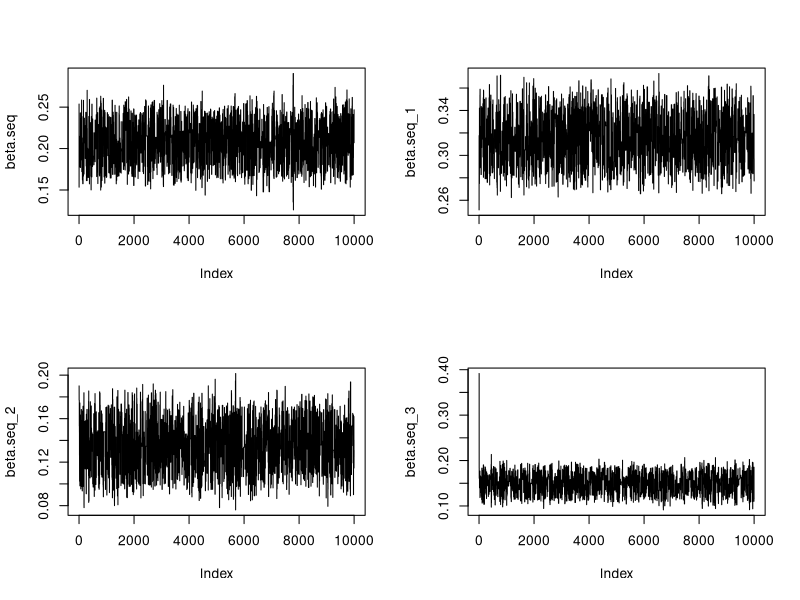

The R source for this figure:
## ---- Default ----
# set random seed
set.seed(10)

## Sample
x <- c(82, 72, 45, 34, 17)

## Distribution Function
p <- function(beta, x) {
  out <-
    (1 - beta) ^ x[2] * (1 - 2 * beta) ^ x[3] *
    beta ^ (x[4] + x[5]) * (beta > 0) * (beta < 0.5) * 1
  out
}

## Probability Function
r <- function(beta_t, y, x) {
  out <- min(1, p(y, x) / p(beta_t, x))
  out
}

## MH Algorithm
rmh <- function(x, iter) {
  beta <- runif(n = 1, min = 0, max = 0.5)
  beta.seq <- c(beta)
  for (i in 1:iter) {
    y <- runif(n = 1, min = 0, max = 0.5)
    if (y <= r(beta, y, x)) {
      beta <- y
    }
    beta.seq <- c(beta.seq, beta)
  }
  beta.seq
}

# Calculate the beta sequence
beta.seq <- rmh(x, 1e4)

# Calculate the posterior mean estimate of beta
beta.bar <- mean(beta.seq[-1:-2e3])
beta.bar

# Calculate the standard error of beta
beta.SE <- sqrt(var(beta.seq[-1:-2e3]) / 8e3)
beta.SE


## ---- Different Init ----
# Generate Different Initial Values
ini.val <- function(m = 250, n = 5) {
  out <-
    diff(c(0, sort(
      sample(
        x = 1:m,
        size = 4,
        replace = FALSE,
        prob = rep(1 / m, m)
      )
    ), m))
  return(out)
}

# Calculate the beta sequence
beta.seq_1 <- rmh(x_1 <- ini.val(), 1e4)
beta.seq_2 <- rmh(x_2 <- ini.val(), 1e4)
beta.seq_3 <- rmh(x_3 <- ini.val(), 1e4)

# Calculate the posterior mean estimate of beta
beta.bar_1 <- mean(beta.seq_1[-1:-2e3])
beta.bar_2 <- mean(beta.seq_2[-1:-2e3])
beta.bar_3 <- mean(beta.seq_3[-1:-2e3])
beta.bar.all <-
  data.frame(
    Default = beta.bar,
    Rand_1 = beta.bar_1,
    Rand_2 = beta.bar_2,
    Rand_3 = beta.bar_3
  )
beta.bar.all

# Calculate the standard error of beta
beta.SE_1 <- sqrt(var(beta.seq_1[-1:-2e3]) / 8e3)
beta.SE_2 <- sqrt(var(beta.seq_2[-1:-2e3]) / 8e3)
beta.SE_3 <- sqrt(var(beta.seq_3[-1:-2e3]) / 8e3)
beta.SE.all <- data.frame(
  Default = beta.SE,
  Rand_1 = beta.SE_1,
  Rand_2 = beta.SE_2,
  Rand_3 = beta.SE_3
)
beta.SE.all

# Plot the beta sequence
par(mfrow = c(2, 2))
plot(beta.seq, type = 'l')
plot(beta.seq_1, type = 'l')
plot(beta.seq_2, type = 'l')
plot(beta.seq_3, type = 'l')
